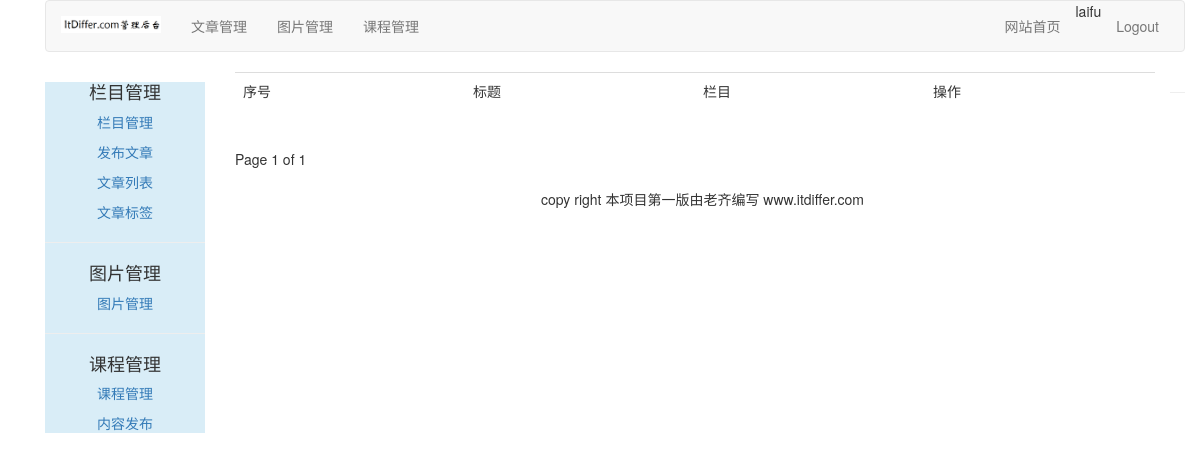
Page /article/article-list/ (signed in) on the earlier database version.
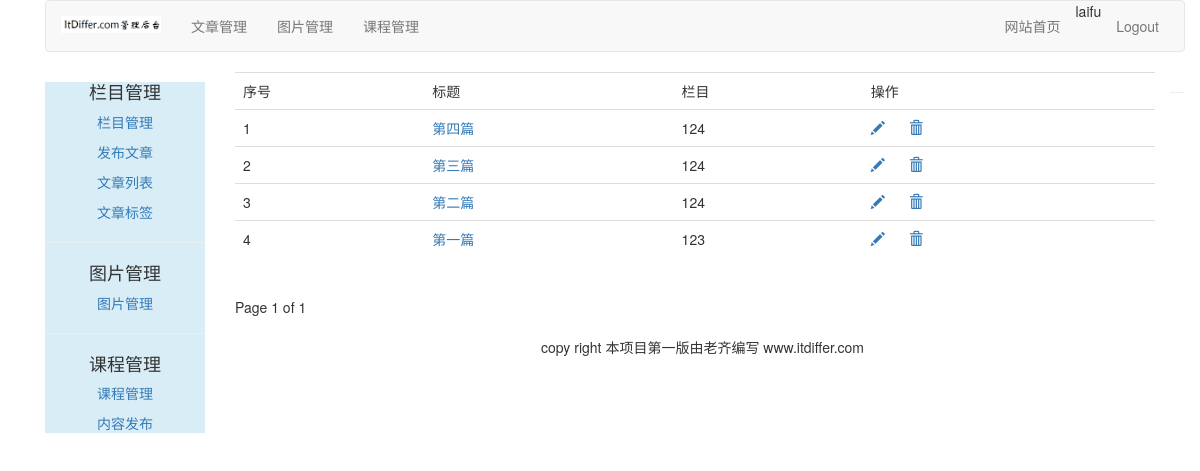
Same page on the later database version.
### article/models.py (models this page shows, shortened)
class ArticlePost(models.Model):
    author = models.ForeignKey(User, on_delete=models.CASCADE, related_name="article")
    title = models.CharField(max_length=200)
    slug = models.SlugField(max_length=500)
    column = models.ForeignKey(ArticleColumn, on_delete=models.CASCADE, related_name="article_column")
    body = models.TextField()
    created = models.DateTimeField(default=timezone.now)
    updated = models.DateTimeField(auto_now=True)
    users_like = models.ManyToManyField(User, related_name="articles_like", blank=True)
    article_tag = models.ManyToManyField(ArticleTag, related_name='article_tag', blank=True)
    class Meta:
        ordering = ("-updated",)
        index_together = (('id', 'slug'),)  # 对数据库中这两个字段建立索引
    def get_absolute_url(self):
        return reverse("article:article_detail", args=[self.id, self.slug])

class ArticleColumn(models.Model):
    user = models.ForeignKey(User, on_delete=models.CASCADE, related_name='article_column', verbose_name='用户名')
    column = models.CharField(max_length=200, verbose_name='栏目')
    created = models.DateField(auto_now_add=True, verbose_name='创建时间')
    class Meta:
        verbose_name = '文章表'
    def __str__(self):
        return self.column

### article/views.py (the view)
# urls.py: path('article-list/', views.article_list, name="article_list"),
@login_required(login_url='/account/login')
def article_list(request):
    articles_list = ArticlePost.objects.filter(author=request.user)
    paginator = Paginator(articles_list, 4)
    page = request.GET.get('page')  # 如果为空，也不报错
    try:
        current_page = paginator.page(page)
        articles = current_page.object_list
    except PageNotAnInteger:
        current_page = paginator.page(1)
        articles = current_page.object_list
    except EmptyPage:
        current_page = paginator.page(paginator.num_pages)  # 最后一页
        articles = current_page.object_list
    return render(request, "article/column/article_list.html", {"articles": articles, "page": current_page})

### templates/article/column/article_list.html (shortened to what this page needs)
{% extends "article/base.html" %}
{% load static %}
{% block content %}
<div>
    <table class="table table-hover">
        <tr>
            <td>序号</td>
            <td>标题</td>
            <td>栏目</td>
            <td>操作</td>
        </tr>
        {% for article in articles %}
        <tr id={{ article.id }}>
            <td>{{ forloop.counter }}</td>
            <td><a href="{{ article.get_absolute_url }}">{{ article.title }}</a></td>
            <td>{{ article.column }}</td>
            <td>
                <a name="edit" href="{% url 'article:redit_article' article.id %}"><span class="glyphicon glyphicon-pencil"></span></a>
                <a nane="delete" href="javascript:" onclick="del_article(this, {{ article.id }})"><span class="glyphicon glyphicon-trash" style="margin-left:20px;"></span></a>
            </td>
        </tr>
        {% endfor %}
    </table>
    {% include "paginator.html" %}
</div>
{% endblock %}

Differences in the rows shown:
added ArticlePost: title "第四篇", column "124"
added ArticlePost: title "第三篇", column "124"
added ArticlePost: title "第二篇", column "124"
added ArticlePost: title "第一篇", column "123"
